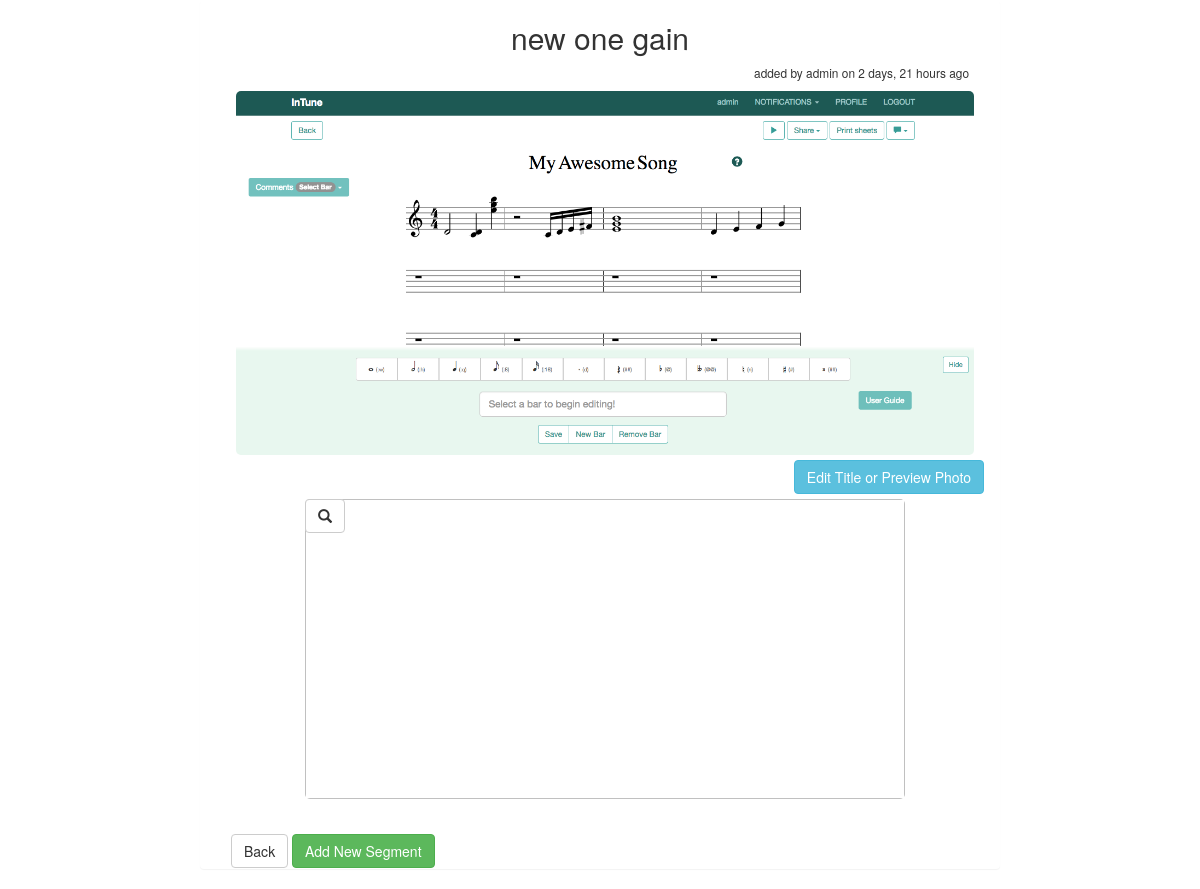
Page /11/ (signed in) on the committed database.
### triplan/models.py (models this page shows, shortened)
class Itinerary(models.Model):
    title = models.CharField(max_length=50)
    owner = models.ForeignKey(Profile, related_name='owner', on_delete=models.CASCADE)
    date_added = models.DateTimeField(auto_now=True)
    preview_photo = models.ImageField(blank=True)
    @property
    def encoded_locations(self):
        location_list = []
        for segment in self.itinerarysegment_set.all():
            location_list.append(urllib.parse.quote_plus(segment.location))
        return "%7C".join(location_list)

class Profile(models.Model):
    user = models.OneToOneField(User, on_delete=models.CASCADE)
    description = models.CharField(max_length=300)
    def __str__(self):
        return self.user.username

### triplan/views.py (the view)
# urls.py: url(r'^(?P<pk>[0-9]+)/$', login_required(views.ItineraryDetail.as_view()), name="itinerary_detail"),
class ItineraryDetail(generic.DetailView):
    model = Itinerary

### triplan/templates/triplan/itinerary_detail.html (shortened to what this page needs)
{% extends "triplan/base.html" %}
{% block body %}
{% load humanize %}
<div class="panel col-sm-8 col-sm-offset-2">
    <div class="col-sm-12">
        <h2 class="center">{{ itinerary.title }}</h2>
        <small class="pull-right margin-bottom-5">added by {{ itinerary.owner }} on {{ itinerary.date_added | naturaltime }}</small>
    </div>
    <div class="col-sm-12 margin-5">
        {% if itinerary.preview_photo %}
        <img src="{{ itinerary.preview_photo.url }}" class="img img-responsive full-width center-img">
        {% endif %}
    </div>
    <a href="{% url 'triplan:itinerary_edit' itinerary.id %}" class="btn btn-info pull-right">
        Edit Title or Preview Photo
    </a>
    <div class="col-sm-12 margin-5">
        <button id="map-zoom" class="btn btn-default"><span class="glyphicon glyphicon-search"></span></button>
        <img id="default-map" src=
         "https://maps.googleapis.com/maps/api/staticmap?size=600x300&maptype=roadmap\&markers=size:mid%7Ccolor:red%7C{{ itinerary.encoded_locations }}&key=AIzaSyBJz1pSa-my6Cq3DrqIy-MB0keiTHL-rq8"
            height="300px" width="600px" class="img center-img">
    </div>
    <div class="col-sm-12 margin-top-20">
    </div>
    <div class="col-sm-12">
        <a href="{% url 'triplan:itinerary_list' %}" class="btn btn-default">Back</a>
        <a href="{% url 'triplan:itinerarysegment_create' itinerary.id %}" class="btn btn-success">Add New Segment</a>
    </div>
</div>
{% endblock body %}

### triplan/static/custom.css (style rules this page uses)
.img { border-radius: 5px; }
.margin-5 { margin: 5px; }
.margin-bottom-5 { margin-bottom: 5px; }
.margin-top-20 { margin-top: 20px; }
.center-img { margin: auto; display: block; }
.center { text-align: center; }
#map-zoom { position: absolute; top: 0; left: calc((100% - 600px)/2); }

### rows in the picture
Itinerary: title "new one gain", owner "admin", date_added "2 days, 21 hours ago", preview_photo (picture)
